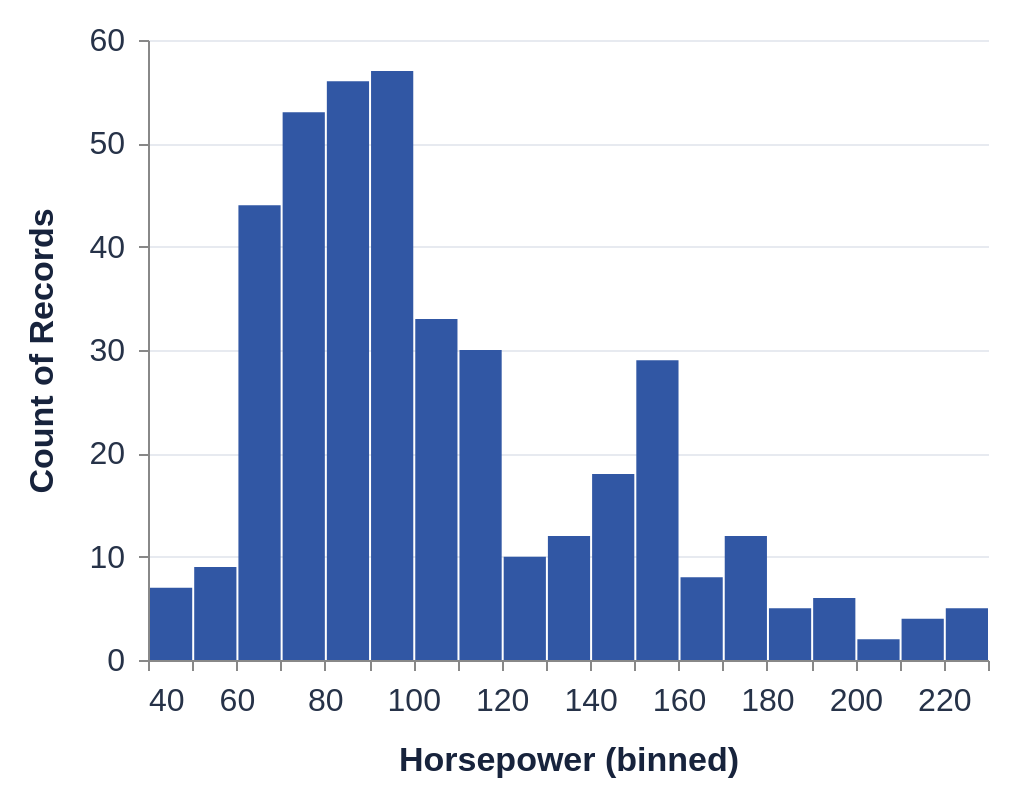

Write the Vega-Lite specification saved for this chart.
### Vega-Lite specification from a JSON file in a GitHub repository (floating-point values rounded to 4 significant figures; data arrays with more than 128 entries replaced by an {"elided": "..."} marker saying what was removed)
{"$schema": "https://vega.github.io/schema/vega-lite/v6.json", "data": {"values": {"elided": "406 records"}}, "mark": "bar", "encoding": {"x": {"bin": {"step": 10}, "field": "Horsepower", "type": "quantitative"}, "y": {"aggregate": "count", "type": "quantitative"}}, "width": 420, "height": 310, "padding": 12, "background": "#ffffff", "config": {"font": "Arial", "view": {"stroke": null}, "axis": {"labelFontSize": 16, "titleFontSize": 17, "titlePadding": 14, "labelPadding": 7, "gridColor": "#e7eaf0", "tickCount": 5, "labelColor": "#263248", "titleColor": "#17233c"}, "legend": {"orient": "top", "labelFontSize": 15, "titleFontSize": 16, "padding": 8, "symbolSize": 70}, "mark": {"color": "#3157a4"}, "point": {"size": 45, "strokeWidth": 1.4}, "circle": {"size": 38}, "line": {"strokeWidth": 2.5}, "range": {"category": ["#3157a4", "#c9455a", "#258276"]}}}
